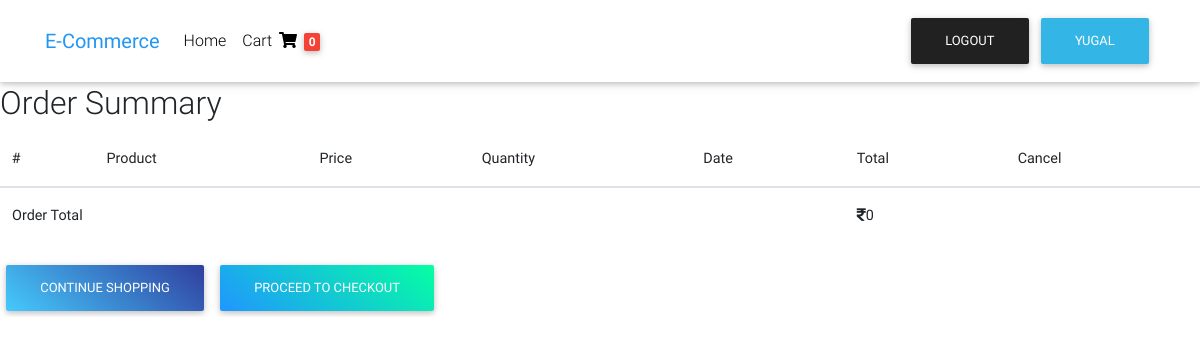
Before: /ordersummary/ (signed in) with the older database file.
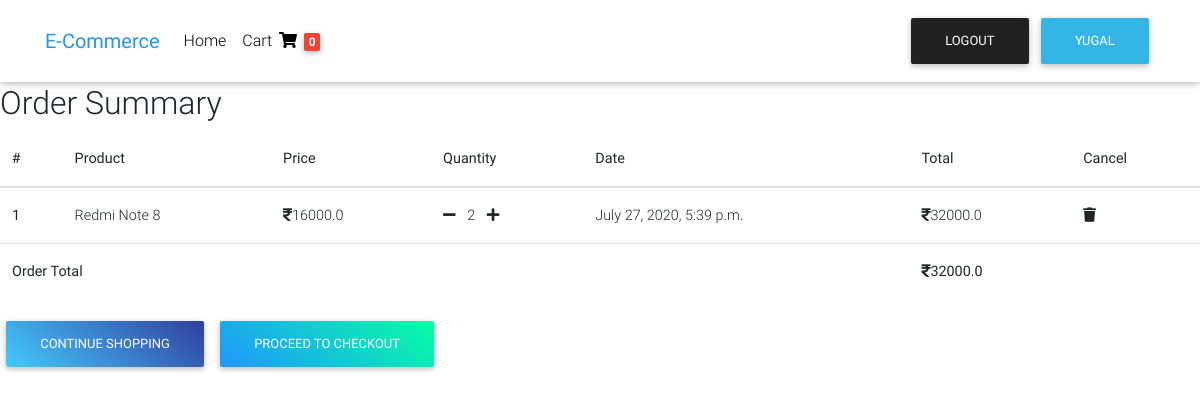
After: the same page with the newer database file.
### ecommerce/models.py (models this page shows)
class Order(models.Model):
    user=models.ForeignKey(User,on_delete=models.CASCADE)
    orderproducts=models.ForeignKey(Product,on_delete=models.CASCADE)
    quantity=models.IntegerField(default=0)
    date=models.DateTimeField()
    orderaddress=models.ForeignKey('BillingAddress',on_delete=models.SET_NULL,null=True,blank=True)
    orderstatus=models.BooleanField(default=False)
    def itemtotal(self):
        return self.quantity * self.orderproducts.price

class Product(models.Model):
    name=models.CharField(max_length=20)
    category=models.ForeignKey(Category, on_delete=models.CASCADE)
    price=models.FloatField()
    product_image=models.ImageField()
    description=models.CharField(max_length=100)
    oldprice=models.CharField(max_length=10)
    def __str__(self):
        return self.name

### ecommerce/views.py (the view)
# urls.py: path('ordersummary/',ordersummary),
def ordersummary(request):
    orders=Order.objects.all().filter(user=request.user,orderstatus=False)
    cart_count=Cart.objects.all().filter(user=request.user).count()
    total=0
    for i in orders:
        total += i.itemtotal()
    context={"orders":orders,"total":total,
    "cart_count":cart_count}
    return render(request,"ordersummary.html",context)

### template/ordersummary.html (shortened to what this page needs)
{% load static %}
<!DOCTYPE html>
<html lang="en">
<head>
  <link rel="stylesheet" href="https://use.fontawesome.com/releases/v5.11.2/css/all.css">
  <link href="{% static 'css/bootstrap.min.css' %}" rel="stylesheet">
  <link href="{% static 'css/mdb.min.css' %}" rel="stylesheet">
</head>
<body>
  <nav class="navbar fixed-top navbar-expand-lg navbar-light white scrolling-navbar">
    <div class="container">
      <a class="navbar-brand waves-effect" target="_blank">
        <strong class="blue-text">E-Commerce</strong>
      </a>
      <div class="collapse navbar-collapse" id="navbarSupportedContent">
        <ul class="navbar-nav mr-auto">
          <li class="nav-item ">
            <a class="nav-link waves-effect" href="/home/">Home
            </a>
          </li>
          <li class="nav-item">
            <a class="nav-link waves-effect" href="/cart/"
              target="">Cart <i class="fas fa-shopping-cart"></i>
              <span class="badge red z-depth-1 mr-1"> {{cart_count}}</span></a>
          </li>
        </ul>
          <a href="/logout/" type="button" class="btn btn-dark">Logout</a>
          <a type="button" class="btn btn-info">{{user}}</a>
      </div>
    </div>
  </nav>
<div class="mt-5 pt-4">
<div class="mt-2 pt-1">
</div>
</div>
    <div class="table-responsive text-nowrap">
      <h2>Order Summary</h2>
        <table class="table">
          <thead>
            <tr>
              <th scope="col">#</th>
              <th scope="col">Product </th>
              <th scope="col">Price</th>
              <th scope="col">Quantity</th>
              <th scope="col">Date</th>
              <th scope="col">Total</th>
              <th scope="col">Cancel</th>
            </tr>
          </thead>
          <tbody>
            {% for i in orders %}
            <tr>
              <th scope="row">{{forloop.counter}}</th>
              <td>{{i.orderproducts}}</td>
              <td><i class="fas fa-rupee-sign"></i>{{i.orderproducts.price}}</td>
              <td>
                <a href="/decreaseorderquantity?id={{i.id}}"><i class="fas fa-minus mr-2"></i></a>
                {{i.quantity}}
               <a href="/increaseorderquantity?id={{i.id}}"> <i class="fas fa-plus ml-2"></i></a>
              </td>
              <td>{{i.date}}</td>
              <td><i class="fas fa-rupee-sign"></i>{{i.itemtotal}}</td>
              <td><a href="/removeorder?id={{i.id}}"><i class="fas fa-trash"></i></a> </td>
            </tr>
            {% endfor %}
            <tr>
              <td colspan="5"><b>Order Total</b></td>
             <td><b><i class="fas fa-rupee-sign"></i>{{total}}</b> </td>
             <td></td>
            </tr>
          </tbody>
        </table>
        <a href="/home/" type="button" class="btn blue-gradient">Continue Shopping</a>
        <a href="/checkout/" type="button" class="btn aqua-gradient">Proceed To Checkout</a>
      </div>

Changed rows visible on the page:
added Order: orderproducts "Redmi Note 8", orderproducts.price "16000.0", quantity "2", date "July 27, 2020, 5:39 p.m.", itemtotal "32000.0"
Other visible differences:
{{ total }}: "0" → "32000.0"
